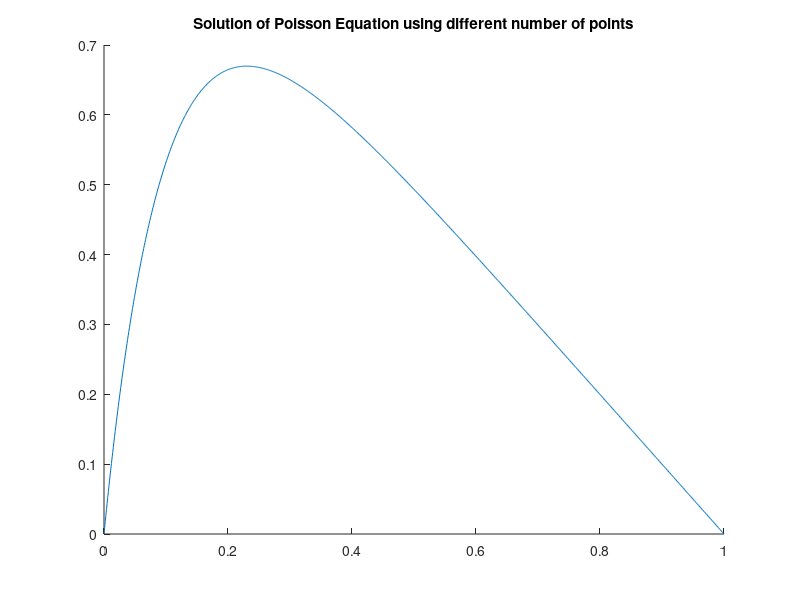

Write MATLAB code to recreate this figure. (Note: this script raises an error after producing the figure.)
clear
clc

% Define test cases
testCase = [10, 100, 1000, 10000];
testCase = testCase + 1;
error = zeros(size(testCase));
MatlabTime = testCase;
GaussianTime = testCase;
LU_time = testCase;

% Cslculate exact solution
figure
hold on
title('Solution of Poisson Equation using different number of points');
x = 0:0.001:1;
exact_u = 1-(1-exp(-10)).*x-exp(-10*x);
plot(x,exact_u);
legendText = 'Exact Solution';

% Numerical Solution
for j = 1:length(testCase)
    % Define varibles
    N = testCase(j)
    w = ones(1,N-2);
    cal_u = w*9999;
    h = 1/(N-1);
    x = h:h:1-h;
    f = h.^2*100*exp(-10*x);
    f0 = f;
    A = triDiaMat(N-2,2,-1,-1);
    exact_u = 1-(1-exp(-10)).*x-exp(-10*x);
    %% Matlab slash solver
    tic
    Matlab_cal_u = (f/A);
    MatlabTime(j) = toc;
    %% Gaussian simplified method
    tic
    % Forward Subsitute
    for i = 2:size(A,1)
        ratio = -(A(i,i-1)/A(i-1,i-1));
        A(i,:) = A(i,:)+A(i-1,:)*ratio;
        f(i) = f(i)+f(i-1)*ratio;
    end

    % Backward Subsitue
    cal_u(N-2) = f(N-2)/A(N-2,N-2);
    for i = (size(A,1)-1):-1:1
        cal_u(i) = (f(i)-cal_u(i+1)*A(i,i+1))/(A(i,i));
    end
    GaussianTime(j) = toc;

    relativeError = log10(abs((cal_u-exact_u)./exact_u));
    error(j) = max(relativeError);
    %plot(x,relativeError)
    plot(x,cal_u,'.')
    legendText = char(legendText,[num2str(N-1) ' points']);

    %% LU

    % Generate the matrix
    fullMatrix = 2*diag(ones(N-2,1)) -diag(ones(N-3,1),1) -diag(ones(N-3,1),-1);
    % Solve the problem
    tic
    [L,U] = lu(fullMatrix);
    LU_results = (f0/L)/U;
    LU_time(j) = toc;

end
legend(legendText);

figure
plot(log10(testCase),error,'o-');
title('Maximum relative error');
xlabel('Number of points(log)');

figure
plot(log10(testCase),(MatlabTime),log10(testCase),(GaussianTime),log10(testCase),(LU_time));
title('Time used for different method');
xlabel('Number of points(log)');
ylabel('Running time/s');
legend('Matlab slash slover','Gaussian o(n) method','Standard LU o(n^3) method','Location','NorthWest')